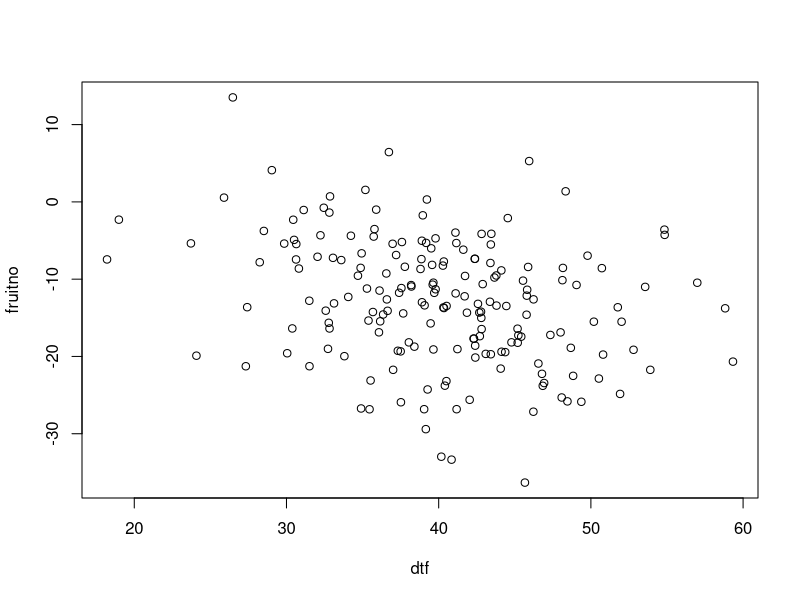

This figure's R source:
## ---- chunk 1
knitr::opts_chunk$set(echo = TRUE)
## ---- chunk 2
dtf = rnorm(n=186, mean=40, sd=7.5)
mybeta=-0.314
fruitno = dtf*mybeta + rnorm(n=186, mean=0, sd=7.5)

plot(dtf,fruitno)
myl <- lm(fruitno~dtf)
summary(myl)
